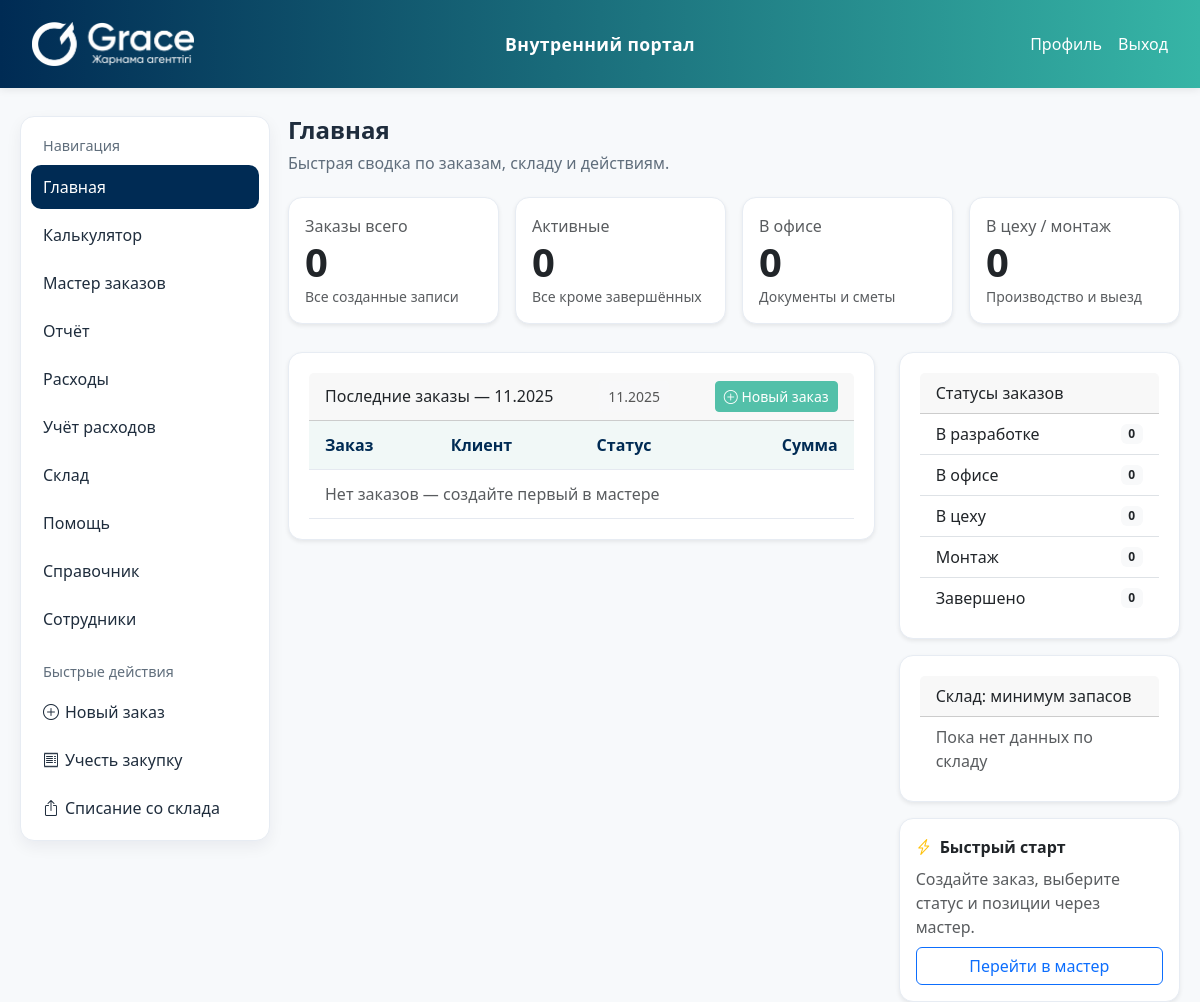
The app's page /, older data.
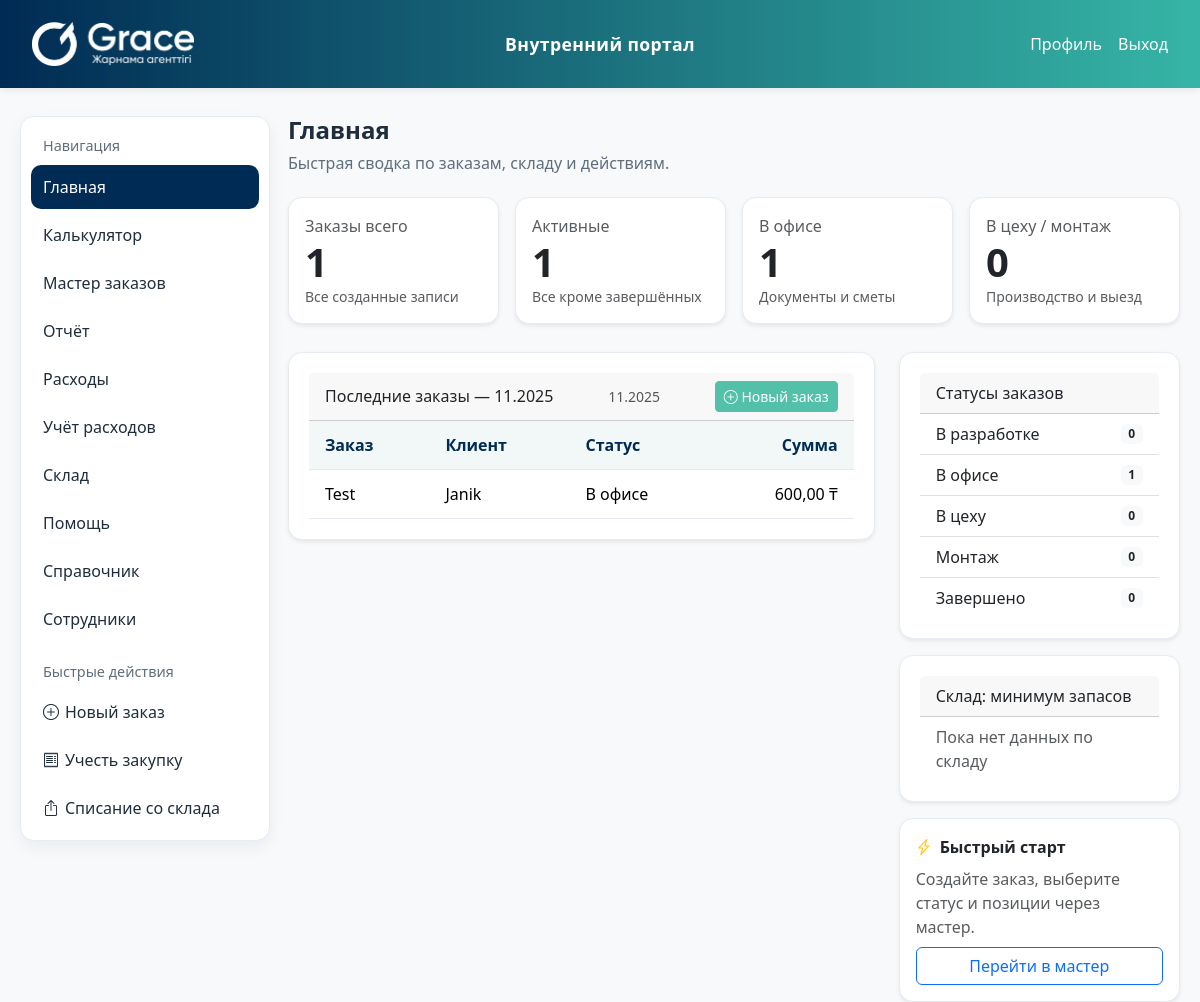
The same page, newer data.
### portal/models.py (models this page shows, shortened)
class TimestampedModel(models.Model):
    created_at = models.DateTimeField(auto_now_add=True)
    updated_at = models.DateTimeField(auto_now=True)
    class Meta:
        abstract = True

class Order(TimestampedModel):
    class Status(models.TextChoices):
        DEVELOPMENT = "development", "В разработке"
        OFFICE = "office", "В офисе"
        WORKSHOP = "workshop", "В цеху"
        INSTALLATION = "installation", "Монтаж"
        DONE = "done", "Завершено"
    title = models.CharField(max_length=255)
    client = models.ForeignKey(Client, on_delete=models.CASCADE, related_name="orders")
    description = models.TextField(blank=True)
    status = models.CharField(max_length=32, choices=Status.choices, default=Status.DEVELOPMENT)
    start_date = models.DateField("Дата начала", null=True, blank=True)
    end_date = models.DateField("Дата завершения", null=True, blank=True)
    total_amount = models.DecimalField(max_digits=12, decimal_places=2, default=0)
    is_locked = models.BooleanField(
        default=False,
        help_text="Заблокированные заказы нельзя редактировать без прав супер-админа",
    )
    class Meta:
        ordering = ["-created_at"]

class Client(TimestampedModel):
    name = models.CharField(max_length=255)
    contact_person = models.CharField(max_length=255, blank=True)
    email = models.EmailField(blank=True)
    phone = models.CharField(max_length=64, blank=True)
    address = models.CharField(max_length=255, blank=True)
    notes = models.TextField(blank=True)

### portal/views.py (the view)
# urls.py: path('', views.index, name='index'),
def index(request):
    order_bounds = Order.objects.aggregate(
        min_date=Min("created_at"), max_date=Max("created_at")
    )
    order_month = _month_context(
        request,
        order_bounds.get("min_date"),
        order_bounds.get("max_date"),
    )
    status_cards = [
        {
            "key": Order.Status.DEVELOPMENT,
            "label": "В разработке",
            "description": "Макеты, расчёты",
            "accent": "primary",
        },
        {
            "key": Order.Status.OFFICE,
            "label": "В офисе",
            "description": "Подготовка документов",
            "accent": "info",
        },
        {
            "key": Order.Status.WORKSHOP,
            "label": "В цеху",
            "description": "Производство",
            "accent": "warning",
        },
        {
            "key": Order.Status.INSTALLATION,
            "label": "Монтаж",
            "description": "Выезды и монтаж",
            "accent": "secondary",
        },
        {
            "key": Order.Status.DONE,
            "label": "Завершено",
            "description": "Сданы клиенту",
            "accent": "success",
        },
    ]
    counts = {
        card["key"]: Order.objects.filter(status=card["key"]).count() for card in status_cards
    }
    for card in status_cards:
        card["count"] = counts.get(card["key"], 0)
    status_summary = {
        "total": Order.objects.count(),
        "active": sum(counts.values()) - counts.get(Order.Status.DONE, 0),
        "office": counts.get(Order.Status.OFFICE, 0),
        "workshop": counts.get(Order.Status.WORKSHOP, 0) + counts.get(Order.Status.INSTALLATION, 0),
        "done": counts.get(Order.Status.DONE, 0),
    }
    recent_orders = (
        Order.objects.select_related("client")
        .prefetch_related("items")
        .filter(
            created_at__date__gte=order_month["month_start"],
            created_at__date__lt=order_month["month_end"],
        )
        .order_by("-created_at")
    )
    low_stock = InventoryItem.objects.order_by("quantity_on_hand")[:5]
    context = {
        "status_cards": status_cards,
        "status_summary": status_summary,
        "recent_orders": recent_orders,
        "low_stock": low_stock,
        "order_month": order_month,
    }
    return render(request, "portal/index.html", context)

### portal/context_processors.py (called while the page is built)
def app_config(request):
    return {"APP_CONFIG": {
        "TRELLO_KEY": os.getenv("TRELLO_KEY", ""),
        "TRELLO_TOKEN": os.getenv("TRELLO_TOKEN", ""),
        "SHEETS_API_KEY": os.getenv("SHEETS_API_KEY", ""),
    }}

### portal/views.py (called while the page is built)
def _normalize_to_date(value):
    if value is None:
        return None
    if isinstance(value, datetime):
        return value.date()
    return value

### portal/templates/portal/index.html (shortened to what the changed rows need)
{% extends 'portal/base.html' %}
{% block content %}
  <h1 class="page-title">Главная</h1>
  <div class="row row-cols-1 row-cols-md-4 g-3">
    <div class="col">
      <div class="card shadow-sm p-3 h-100">
        <div class="text-muted">Заказы всего</div>
        <div class="display-6 fw-bold">{{ status_summary.total }}</div>
        <div class="small text-muted">Все созданные записи</div>
      </div>
    </div>
    <div class="col">
      <div class="card shadow-sm p-3 h-100">
        <div class="text-muted">Активные</div>
        <div class="display-6 fw-bold">{{ status_summary.active }}</div>
        <div class="small text-muted">Все кроме завершённых</div>
      </div>
    </div>
    <div class="col">
      <div class="card shadow-sm p-3 h-100">
        <div class="text-muted">В офисе</div>
        <div class="display-6 fw-bold">{{ status_summary.office }}</div>
        <div class="small text-muted">Документы и сметы</div>
      </div>
    </div>
  </div>
  <div class="row g-4 mt-1">
    <div class="col-lg-8">
      <div class="card shadow-sm">
        <div class="table-responsive">
          <table class="table align-middle mb-0">
            <thead class="table-light">
              <tr><th>Заказ</th><th>Клиент</th><th>Статус</th><th class="text-end">Сумма</th></tr>
            </thead>
            <tbody>
              {% for order in recent_orders %}
                <tr>
                  <td>
                    <a href="{% url 'portal:order_detail' order.pk %}" class="link-body-emphasis">
                      {{ order.title }}
                    </a>
                  </td>
                  <td>{{ order.client.name }}</td>
                  <td>{{ order.get_status_display }}</td>
                  <td class="text-end">{{ order.total_amount }} ₸</td>
                </tr>
              {% empty %}
                <tr><td colspan="4" class="text-muted">Нет заказов — создайте первый в мастере</td></tr>
              {% endfor %}
            </tbody>
          </table>
        </div>
      </div>
    </div>
    <div class="col-lg-4">
      <div class="card shadow-sm mb-3">
        <ul class="list-group list-group-flush">
          {% for card in status_cards %}
            <li class="list-group-item d-flex justify-content-between align-items-center">
              <span>{{ card.label }}</span>
              <span class="badge bg-light text-dark">{{ card.count }}</span>
            </li>
          {% empty %}
            <li class="list-group-item text-muted">Нет данных по статусам</li>
          {% endfor %}
        </ul>
      </div>
    </div>
  </div>
{% endblock %}

Row changes from the older to the newer data that the page shows:
added Order: title "Test", client.name "Janik", status "В офисе", total_amount "600,00"
Text that changed along with them:
{{ status_summary.total }}: "0" → "1"
{{ status_summary.active }}: "0" → "1"
{{ status_summary.office }}: "0" → "1"
new list line: "В офисе 1"
text no longer shown: "Нет заказов — создайте первый в мастере"
list line gone: "В офисе 0"
